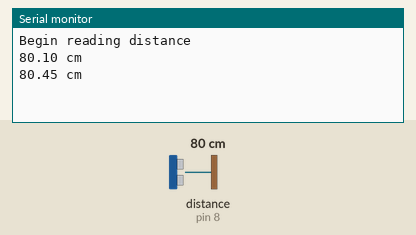
Bench run of a sketch on a simulated Arduino Uno, built with avr-gcc and run on an emulated ATmega328P. Shown: the last lines printed to the serial monitor. Wiring (inferred from the names in the program): ultrasonic range finder: trigger pin 7; echo pin 8. Inputs (shaded band) come from the test bench; at power-on: distance to the obstacle (sensor on pin 8) 80 cm. The echo pulse lasts 58.3 µs per cm.

Above: at 2.8 s.
2.9 s: distance to the obstacle (sensor on pin 8) set to 2 cm
At 4.5 s:
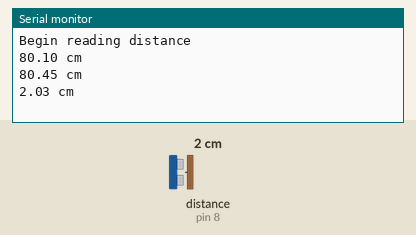
5.6 s: distance to the obstacle (sensor on pin 8) set to 4 cm
At 7.2 s:
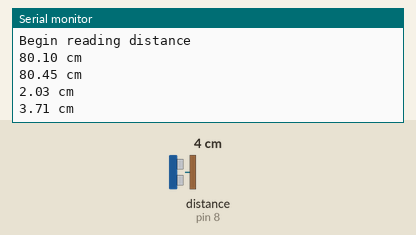
Timing chart, 0 to 8.7 s (numbered marks = the images above; inputs shaded):
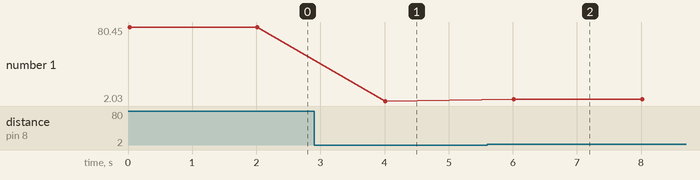

Measured:
- after the input at 2.9 s, the serial monitor: prints a new line after 1.1 s (image 1)
- after the input at 5.6 s, the serial monitor: prints a new line after 0.41 s (image 2)
- plotted number 1: 80.45 → 2.03 after the input at 2.9 s, 2.03 → 3.71 after the input at 5.6 s

The sketch:

ultraSonSense.ino
```cpp
// D = 1/2 Ã— T Ã— C

const int ECHOPIN = 8;
const int TRIGPIN = 7;

void setup() {
  Serial.begin(9600);
  pinMode(ECHOPIN, INPUT);
  pinMode(TRIGPIN, OUTPUT);
  Serial.println("Begin reading distance");
}

void loop() {
  digitalWrite(TRIGPIN, LOW);
  delayMicroseconds(2);
  digitalWrite(TRIGPIN, HIGH);
  delayMicroseconds(10);
  digitalWrite(TRIGPIN, LOW);

  // Distance calc
  float distance = pulseIn(ECHOPIN, HIGH);
  distance = distance/58;
  Serial.print(distance);
  Serial.println(" cm");
  delay(2000);
}
```
